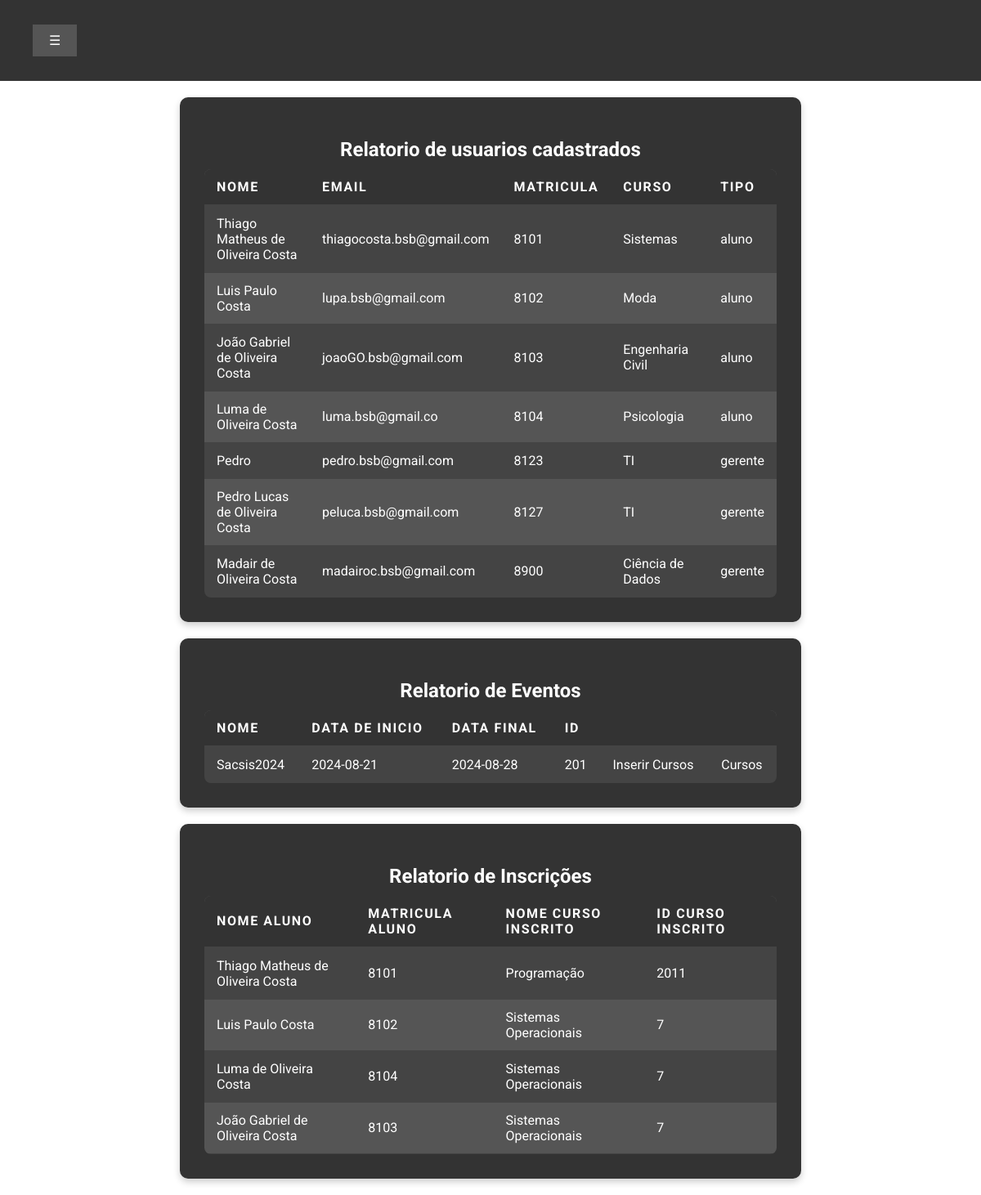
Screenshot of /relatorios.php?matricula=8101 with the database file from the repository.
### tables this page shows
CREATE TABLE `usuario` (
  `Nome` varchar(100) NOT NULL,
  `Email` varchar(100) NOT NULL,
  `Matricula` int(5) NOT NULL,
  `Curso` varchar(100) NOT NULL,
  `Senha` varchar(25) NOT NULL,
  `Tipo` varchar(15) NOT NULL
);

CREATE TABLE `eventos` (
  `nome` varchar(100) NOT NULL,
  `dataInic` date NOT NULL,
  `dataFim` date NOT NULL,
  `ID` int(10) NOT NULL
);

CREATE TABLE `usuario_curso` (
  `matriculaCurso` int(5) NOT NULL,
  `IDcurso` int(10) NOT NULL,
  `IDeventos` int(10) NOT NULL
);

CREATE TABLE `curso` (
  `Titulo` varchar(100) NOT NULL,
  `descricao` varchar(150) NOT NULL,
  `data` date NOT NULL,
  `horarioInic` time NOT NULL,
  `horarioFim` time NOT NULL,
  `IDeventos` int(10) NOT NULL,
  `ID` int(10) NOT NULL
);

### Usuario.php (called while the page is built, shortened)
<?php
class Usuario{
    private $conn;
    public function __construct($db){
        $this->conn = $db;
    }
    public function getNome($matricula){
        $sql = "SELECT Nome FROM usuario WHERE Matricula = $matricula";
        $result = $this->conn->query($sql);
        $row = $result->fetch_assoc();
        return $row['Nome'];
    }
    public function getDadosUsuarios(){
        $sql = "SELECT Nome, Email, Matricula, Curso, Tipo FROM usuario";
        $result = $this->conn->query($sql);
        return $result->fetch_all(MYSQLI_ASSOC);
    }
}
?>

### Eventos.php (called while the page is built, shortened)
<?php
class Evento{
    private $conn;
    public function __construct($db){
        $this->conn = $db;
    }
    public function readAll(){
        $sql = "SELECT * FROM eventos";
        $result = $this->conn->query($sql);
        return $result->fetch_all(MYSQLI_ASSOC);
    }
}
?>

### Usuario_Curso.php (called while the page is built, shortened)
<?php
class UsuarioCurso{
    private $conn;
    public function __construct($db){
        $this->conn = $db;
    }
    public function getAlunosCursos(){
        $sql = "SELECT matriculaCurso, IDcurso FROM usuario_curso";
        $result = $this->conn->query($sql);
        return $result->fetch_all(MYSQLI_ASSOC);
    }
}
?>

### Cursos.php (called while the page is built, shortened)
<?php
class Curso{
    private $conn;
    public function __construct($db){
        $this->conn = $db;
    }
    public function getNomeCursos($ID){
        $sql = "SELECT Titulo FROM curso WHERE ID = $ID";
        $result = $this->conn->query($sql);
        $row = $result->fetch_assoc();
        return $row['Titulo'];
    }
}
?>

### relatorios.php (the view, shortened to what this page needs)
<?php
include "connect.inc.php";
include "Usuario.php";
include "Eventos.php";
include "Cursos.php";
include "Usuario_Curso.php";
$relatoriosUsuarios = new Usuario($conn);
$res = $relatoriosUsuarios->getDadosUsuarios();
$relatorioEventos = new Evento($conn);
$res2 = $relatorioEventos->readAll();
$relatoriosAlunosCursos = new UsuarioCurso($conn);
$res3 = $relatoriosAlunosCursos->getAlunosCursos();
$nomeCursos = new Curso($conn);
if (isset($_GET['matricula'])) {
    $matricula = $_GET['matricula'];
} else {
    $matricula = "";
}
?>
<!DOCTYPE html>
<html lang="pt-BR">
<head>
    <link rel="stylesheet" href="stylesEventos.css">
    <link rel="stylesheet" href="https://cdnjs.cloudflare.com/ajax/libs/font-awesome/6.0.0-beta3/css/all.min.css">
</head>
<body>
    <div class="top-bar">
        <div class="menu-container">
            <button class="menu-btn">☰ </button>
        </div>
    </div>
    <section class="container">
        <h2 class="table-title">Relatorio de usuarios cadastrados</h2>
        <table>
            <tr>
                <th>Nome</th>
                <th>Email</th>
                <th>Matricula</th>
                <th>Curso</th>
                <th>Tipo</th>
            </tr>
            <?php
            foreach ($res as $r) {
                echo ("
                    <tr>
                        <td>{$r['Nome']}</td>
                        <td>{$r['Email']}</td>
                        <td>{$r['Matricula']}</td>
                        <td>{$r['Curso']}</td>
                        <td>{$r['Tipo']}</td>
                    </tr>");
            }
            ?>
        </table>
    </section>
    <section class="container">
        <h2 class="table-title">Relatorio de Eventos</h2>
        <table>
            <tr>
                <th>Nome</th>
                <th>Data de Inicio</th>
                <th>Data Final</th>
                <th>ID</th>
                <th>&nbsp;</th>
                <th>&nbsp;</th>
            </tr>
            <?php
            foreach ($res2 as $r) {
                echo ("
                <tr>
                    <td>{$r['nome']}</td>
                    <td>{$r['dataInic']}</td>
                    <td>{$r['dataFim']}</td>
                    <td>{$r['ID']}</td>
                    <td><a href='cadastrarCursos.php?id={$r['ID']}&matricula=$matricula'>Inserir Cursos</a></td>
                    <td><a href='listagemCursosGerentes.php?id={$r['ID']}&matricula=$matricula'>Cursos</a></td>
                </tr>");
            }
            ?>
        </table>
    </section>
    <section class="container">
        <h2 class="table-title">Relatorio de Inscrições</h2>
        <table>
            <tr>
                <th>Nome Aluno</th>
                <th>Matricula Aluno</th>
                <th>Nome Curso Inscrito</th>
                <th>ID Curso Inscrito</th>
            </tr>
            <?php
            foreach ($res3 as $r) {
                $nomeAluno = $relatoriosUsuarios->getNome($r['matriculaCurso']);
                $nomeCurso = $nomeCursos->getNomeCursos($r['IDcurso']);
                echo ("
                    <tr>
                        <td>$nomeAluno</td>
                        <td>{$r['matriculaCurso']}</td>
                        <td>$nomeCurso</td>
                        <td>{$r['IDcurso']}</td>
                    </tr>");
            }
            ?>
        </table>
    </section>
</body>
</html>

### stylesEventos.css (style rules this page uses)
body { font-family: 'Roboto', sans-serif; margin: 0; padding: 0; }
.top-bar { display: flex; justify-content: space-between; align-items: center; background-color: #333; color: white; padding: 30px 40px; position: relative; font-weight: 700; }
.menu-btn, .user-btn { background-color: #555; border: none; color: white; padding: 10px 20px; cursor: pointer; font-size: 16px; font-weight: 400; }
.menu-container { position: relative; }
.container { width: 700px; margin: auto; margin-top: 20px; margin-bottom: 20px; padding: 30px; display: flex; flex-direction: column; justify-content: center; align-items: center; background-color: #333; border-radius: 10px; box-shadow: 0 4px 8px rgba(0, 0, 0, 0.2); }
.table-title { margin-bottom: 10px; font-size: 24px; color: #fff; text-align: center; font-weight: 700; }
table { width: 100%; border-collapse: collapse; text-align: left; border-radius: 8px; overflow: hidden; font-weight: 400; }
th { background-color: #333; color: #fff; font-weight: 700; padding: 12px 15px; text-transform: uppercase; letter-spacing: 0.1em; border-bottom: 2px solid #444; }
tr:nth-child(even) { background-color: #444; }
tr:nth-child(odd) { background-color: #555; }
td { color: #fff; padding: 12px 15px; border-bottom: 1px solid #444; font-weight: 400; }
td a { color: #fff; text-decoration: none; font-weight: 400; }

### rows the page displays
usuario: Nome "Thiago Matheus de Oliveira Costa", Email "thiagocosta.bsb@gmail.com", Matricula "8101", Curso "Sistemas", Tipo "aluno"
usuario: Nome "Luis Paulo Costa", Email "lupa.bsb@gmail.com", Matricula "8102", Curso "Moda", Tipo "aluno"
usuario: Nome "João Gabriel de Oliveira Costa", Email "joaoGO.bsb@gmail.com", Matricula "8103", Curso "Engenharia Civil", Tipo "aluno"
usuario: Nome "Luma de Oliveira Costa", Email "luma.bsb@gmail.co", Matricula "8104", Curso "Psicologia", Tipo "aluno"
usuario: Nome "Pedro", Email "pedro.bsb@gmail.com", Matricula "8123", Curso "TI", Tipo "gerente"
usuario: Nome "Pedro Lucas de Oliveira Costa", Email "peluca.bsb@gmail.com", Matricula "8127", Curso "TI", Tipo "gerente"
usuario: Nome "Madair de Oliveira Costa", Email "madairoc.bsb@gmail.com", Matricula "8900", Curso "Ciência de Dados", Tipo "gerente"
eventos: nome "Sacsis2024", dataInic "2024-08-21", dataFim "2024-08-28", ID "201"
usuario_curso: matriculaCurso.Nome "Thiago Matheus de Oliveira Costa", matriculaCurso "8101", IDcurso.Titulo "Programação", IDcurso "2011"
usuario_curso: matriculaCurso.Nome "Luis Paulo Costa", matriculaCurso "8102", IDcurso.Titulo "Sistemas Operacionais", IDcurso "7"
usuario_curso: matriculaCurso.Nome "Luma de Oliveira Costa", matriculaCurso "8104", IDcurso.Titulo "Sistemas Operacionais", IDcurso "7"
usuario_curso: matriculaCurso.Nome "João Gabriel de Oliveira Costa", matriculaCurso "8103", IDcurso.Titulo "Sistemas Operacionais", IDcurso "7"
